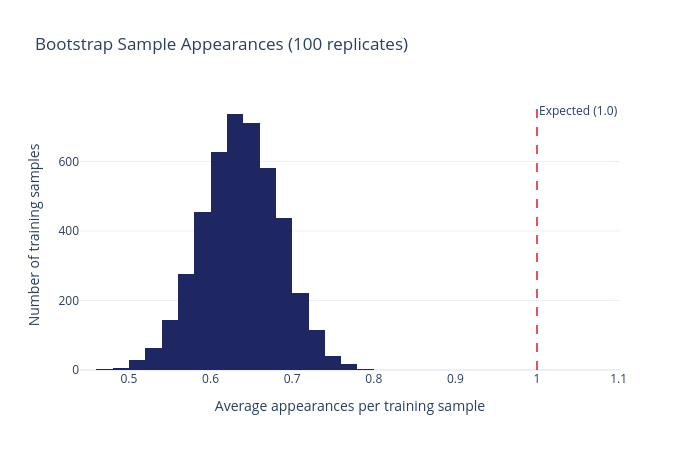

This figure's notebook cell:
### Markdown cell above
---
## 3. Visualizing Bootstrap Samples

### Code cell
# Demonstrate bootstrap sampling
np.random.seed(RANDOM_STATE)
n_samples = len(y_train)
n_bootstraps = 100

# Track how many times each sample appears in each bootstrap
appearance_counts = np.zeros((n_samples, n_bootstraps))
oob_counts = np.zeros(n_samples)

for b in range(n_bootstraps):
    # Draw bootstrap sample
    boot_indices = np.random.choice(n_samples, size=n_samples, replace=True)
    appearance_counts[boot_indices, b] += 1
    
    # Count samples NOT in this bootstrap (out-of-bag)
    in_bag = np.zeros(n_samples, dtype=bool)
    in_bag[boot_indices] = True
    oob_counts[~in_bag] += 1

# Plot: how many times each sample appears across all bootstraps
avg_appearances = appearance_counts.mean(axis=1)
avg_oob = oob_counts / n_bootstraps

fig = go.Figure()
fig.add_trace(go.Histogram(
    x=avg_appearances, nbinsx=20,
    name="Avg appearances per bootstrap",
    marker_color=COLORS["navy"],
))
fig.add_vline(x=1.0, line_dash="dash", line_color=COLORS["red"],
              annotation_text="Expected (1.0)")
fig.update_layout(
    title=f"Bootstrap Sample Appearances ({n_bootstraps} replicates)",
    xaxis_title="Average appearances per training sample",
    yaxis_title="Number of training samples",
    height=450, width=700,
)
fig.show()
save_chart(fig, MODEL_SLUG, "bootstrap_distribution")

print(f"Average sample appearances per bootstrap: {avg_appearances.mean():.4f}")
print(f"Average OOB rate per sample: {avg_oob.mean():.4f} (expected ~0.368)")

### Figure 1 — Plotly figure (JSON) as saved in the notebook; plotly's stock layout.template omitted (floating-point values rounded to 4 significant figures; data arrays with more than 128 entries replaced by an {"elided": "..."} marker saying what was removed)
{"data": [{"marker": {"color": "#1E2761"}, "name": "Avg appearances per bootstrap", "nbinsx": 20, "type": "histogram", "x": {"elided": "4470 float values"}}], "layout": {"annotations": [{"showarrow": false, "text": "Expected (1.0)", "x": 1, "xanchor": "left", "xref": "x", "y": 1, "yanchor": "top", "yref": "y domain"}], "height": 450, "shapes": [{"line": {"color": "#E15554", "dash": "dash"}, "type": "line", "x0": 1, "x1": 1, "xref": "x", "y0": 0, "y1": 1, "yref": "y domain"}], "title": {"text": "Bootstrap Sample Appearances (100 replicates)"}, "width": 700, "xaxis": {"title": {"text": "Average appearances per training sample"}}, "yaxis": {"title": {"text": "Number of training samples"}}}}
